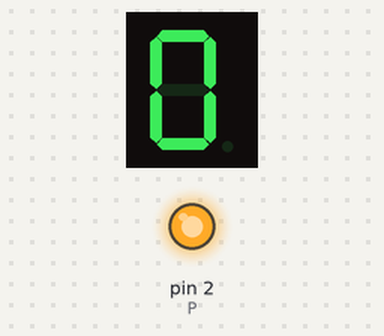
The sketch below on a simulated Arduino Uno, built with avr-gcc and run on an emulated ATmega328P. Parts: 1-digit seven-segment display, output pins drawn as LEDs (lit = HIGH). Wiring (inferred from the names in the program): 1-digit 7-segment display, segments lit when LOW: segments pin 3, pin 4, pin 5, pin 7, pin 6, pin 9, pin 8. The segment pins are drawn as the display they are named for; pins used as bus, display or sensor lines are not drawn.

Above: at 1.7 s.
At 8.7 s:
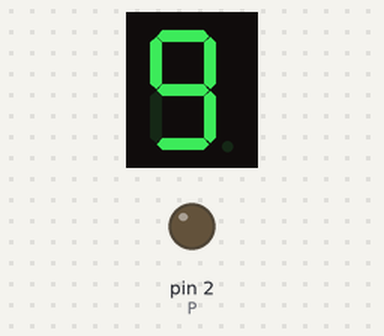
At 20.0 s:
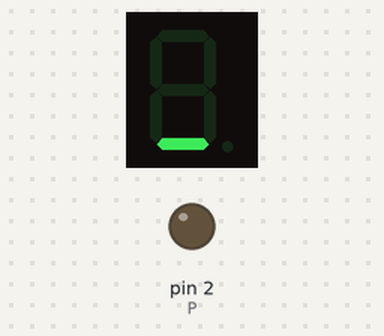
At 38.75 s:
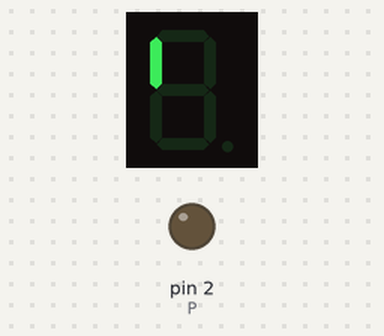
Timing chart, 0 to 40.0 s (numbered marks = the images above):
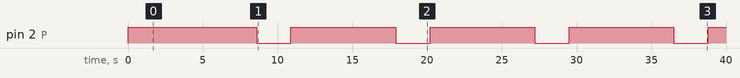

Measured:
- by itself, pin 2 (P): alternates HIGH for 7.0 s and LOW for 2.3 s
- what the display in image 0 shows lasts 0.7 s, from 1.6 s to 2.3 s
- what the display in image 1 shows lasts 1.4 s, from 7.9 s to 9.3 s

The sketch:

NUMPATH.ino
```cpp
int a = 3;
int b = 4;
int c = 5;
int d = 7;
int e = 6;
int f = 9;
int g = 8;
int P = 2;
void setup() {
  pinMode(a, OUTPUT);
  pinMode(b, OUTPUT);
  pinMode(c, OUTPUT);
  pinMode(d, OUTPUT);
  pinMode(e, OUTPUT);
  pinMode(f, OUTPUT);
  pinMode(g, OUTPUT);
  pinMode(P, OUTPUT);
  digitalWrite(a, HIGH);
  digitalWrite(b, HIGH);
  digitalWrite(c, HIGH);
  digitalWrite(d, HIGH);
  digitalWrite(e, HIGH);
  digitalWrite(f, HIGH);
  digitalWrite(g, HIGH);
  digitalWrite(P, HIGH);


}
void loop() {

  //SECUENCIA
  digitalWrite(a, LOW);
  digitalWrite(b, HIGH);
  digitalWrite(c, HIGH);
  digitalWrite(d, HIGH);
  digitalWrite(e, HIGH);
  digitalWrite(f, HIGH);
  digitalWrite(g, HIGH);
  delay (50);

  digitalWrite(a, HIGH);
  digitalWrite(b, LOW);
  digitalWrite(c, HIGH);
  digitalWrite(d, HIGH);
  digitalWrite(e, HIGH);
  digitalWrite(f, HIGH);
  digitalWrite(g, HIGH);
  delay (50);

  digitalWrite(a, HIGH);
  digitalWrite(b, HIGH);
  digitalWrite(c, LOW);
  digitalWrite(d, HIGH);
  digitalWrite(e, HIGH);
  digitalWrite(f, HIGH);
  digitalWrite(g, HIGH);
  delay (50);

  digitalWrite(a, HIGH);
  digitalWrite(b, HIGH);
  digitalWrite(c, HIGH);
  digitalWrite(d, LOW);
  digitalWrite(e, HIGH);
  digitalWrite(f, HIGH);
  digitalWrite(g, HIGH);
  delay (100);

  digitalWrite(a, HIGH);
  digitalWrite(b, HIGH);
  digitalWrite(c, HIGH);
  digitalWrite(d, HIGH);
  digitalWrite(e, LOW);
  digitalWrite(f, HIGH);
  digitalWrite(g, HIGH);
  delay (50);

  digitalWrite(a, HIGH);
  digitalWrite(b, HIGH);
  digitalWrite(c, HIGH);
  digitalWrite(d, HIGH);
  digitalWrite(e, HIGH);
  digitalWrite(f, LOW);
  digitalWrite(g, HIGH);
  delay (50);

  digitalWrite(a, HIGH);
  digitalWrite(b, HIGH);
  digitalWrite(c, HIGH);
  digitalWrite(d, HIGH);
  digitalWrite(e, HIGH);
  digitalWrite(f, LOW);
  digitalWrite(g, HIGH);
  delay (50);

  //SECUENCIA
  digitalWrite(a, LOW);
  digitalWrite(b, HIGH);
  digitalWrite(c, HIGH);
  digitalWrite(d, HIGH);
  digitalWrite(e, HIGH);
  digitalWrite(f, HIGH);
  digitalWrite(g, HIGH);
  delay (50);

  digitalWrite(a, HIGH);
  digitalWrite(b, LOW);
  digitalWrite(c, HIGH);
  digitalWrite(d, HIGH);
  digitalWrite(e, HIGH);
  digitalWrite(f, HIGH);
  digitalWrite(g, HIGH);
  delay (50);

  digitalWrite(a, HIGH);
  digitalWrite(b, HIGH);
  digitalWrite(c, LOW);
  digitalWrite(d, HIGH);
  digitalWrite(e, HIGH);
  digitalWrite(f, HIGH);
  digitalWrite(g, HIGH);
  delay (50);

  digitalWrite(a, HIGH);
  digitalWrite(b, HIGH);
  digitalWrite(c, HIGH);
  digitalWrite(d, LOW);
  digitalWrite(e, HIGH);
  digitalWrite(f, HIGH);
  digitalWrite(g, HIGH);
  delay (100);

  digitalWrite(a, HIGH);
  digitalWrite(b, HIGH);
  digitalWrite(c, HIGH);
  digitalWrite(d, HIGH);
  digitalWrite(e, LOW);
  digitalWrite(f, HIGH);
  digitalWrite(g, HIGH);
  delay (50);

  digitalWrite(a, HIGH);
  digitalWrite(b, HIGH);
  digitalWrite(c, HIGH);
  digitalWrite(d, HIGH);
  digitalWrite(e, HIGH);
  digitalWrite(f, LOW);
  digitalWrite(g, HIGH);
  delay (50);

  digitalWrite(a, HIGH);
  digitalWrite(b, HIGH);
  digitalWrite(c, HIGH);
  digitalWrite(d, HIGH);
  digitalWrite(e, HIGH);
  digitalWrite(f, LOW);
  digitalWrite(g, HIGH);
  delay (50);

  //SECUENCIA
  digitalWrite(a, LOW);
  digitalWrite(b, HIGH);
  digitalWrite(c, HIGH);
  digitalWrite(d, HIGH);
  digitalWrite(e, HIGH);
  digitalWrite(f, HIGH);
  digitalWrite(g, HIGH);
  delay (50);

  digitalWrite(a, HIGH);
  digitalWrite(b, LOW);
  digitalWrite(c, HIGH);
  digitalWrite(d, HIGH);
  digitalWrite(e, HIGH);
  digitalWrite(f, HIGH);
  digitalWrite(g, HIGH);
  delay (50);

  digitalWrite(a, HIGH);
  digitalWrite(b, HIGH);
  digitalWrite(c, LOW);
  digitalWrite(d, HIGH);
  digitalWrite(e, HIGH);
  digitalWrite(f, HIGH);
  digitalWrite(g, HIGH);
  delay (50);

  digitalWrite(a, HIGH);
  digitalWrite(b, HIGH);
  digitalWrite(c, HIGH);
  digitalWrite(d, LOW);
  digitalWrite(e, HIGH);
  digitalWrite(f, HIGH);
  digitalWrite(g, HIGH);
  delay (100);

  digitalWrite(a, HIGH);
  digitalWrite(b, HIGH);
  digitalWrite(c, HIGH);
  digitalWrite(d, HIGH);
  digitalWrite(e, LOW);
  digitalWrite(f, HIGH);
  digitalWrite(g, HIGH);
  delay (50);

  digitalWrite(a, HIGH);
  digitalWrite(b, HIGH);
  digitalWrite(c, HIGH);
  digitalWrite(d, HIGH);
  digitalWrite(e, HIGH);
  digitalWrite(f, LOW);
  digitalWrite(g, HIGH);
  delay (50);

  digitalWrite(a, HIGH);
  digitalWrite(b, HIGH);
  digitalWrite(c, HIGH);
  digitalWrite(d, HIGH);
  digitalWrite(e, HIGH);
  digitalWrite(f, LOW);
  digitalWrite(g, HIGH);
  delay (50);

  //SECUENCIA
  digitalWrite(a, LOW);
  digitalWrite(b, HIGH);
  digitalWrite(c, HIGH);
  digitalWrite(d, HIGH);
  digitalWrite(e, HIGH);
  digitalWrite(f, HIGH);
  digitalWrite(g, HIGH);
  delay (50);

  digitalWrite(a, HIGH);
  digitalWrite(b, LOW);
  digitalWrite(c, HIGH);
  digitalWrite(d, HIGH);
  digitalWrite(e, HIGH);
  digitalWrite(f, HIGH);
  digitalWrite(g, HIGH);
  delay (50);

  digitalWrite(a, HIGH);
  digitalWrite(b, HIGH);
  digitalWrite(c, LOW);
  digitalWrite(d, HIGH);
  digitalWrite(e, HIGH);
  digitalWrite(f, HIGH);
  digitalWrite(g, HIGH);
  delay (50);

  digitalWrite(a, HIGH);
  digitalWrite(b, HIGH);
  digitalWrite(c, HIGH);
  digitalWrite(d, LOW);
  digitalWrite(e, HIGH);
  digitalWrite(f, HIGH);
  digitalWrite(g, HIGH);
  delay (100);

  digitalWrite(a, HIGH);
  digitalWrite(b, HIGH);
  digitalWrite(c, HIGH);
  digitalWrite(d, HIGH);
  digitalWrite(e, LOW);
  digitalWrite(f, HIGH);
  digitalWrite(g, HIGH);
  delay (50);

  digitalWrite(a, HIGH);
  digitalWrite(b, HIGH);
  digitalWrite(c, HIGH);
  digitalWrite(d, HIGH);
  digitalWrite(e, HIGH);
  digitalWrite(f, LOW);
  digitalWrite(g, HIGH);
  delay (50);

  digitalWrite(a, HIGH);
  digitalWrite(b, HIGH);
  digitalWrite(c, HIGH);
  digitalWrite(d, HIGH);
  digitalWrite(e, HIGH);
  digitalWrite(f, LOW);
  digitalWrite(g, HIGH);
  delay (50);

  //CERO
  digitalWrite(a, LOW);
  digitalWrite(b, LOW);
  digitalWrite(c, LOW);
  digitalWrite(d, LOW);
  digitalWrite(e, LOW);
  digitalWrite(f, LOW);
  digitalWrite(g, HIGH);
  digitalWrite(P, HIGH);

  delay (700);

  //UNO
  digitalWrite(a, HIGH);
  digitalWrite(b, LOW);
  digitalWrite(c, LOW);
  digitalWrite(d, HIGH);
  digitalWrite(e, HIGH);
  digitalWrite(f, HIGH);
  digitalWrite(g, HIGH);
  delay (700);

  //DOS
  digitalWrite(a, LOW);
  digitalWrite(b, LOW);
  digitalWrite(c, HIGH);
  digitalWrite(d, LOW);
  digitalWrite(e, LOW);
  digitalWrite(f, HIGH);
  digitalWrite(g, LOW);
  delay (700);

  //TRES
  digitalWrite(a, LOW);
  digitalWrite(b, LOW);
  digitalWrite(c, LOW);
  digitalWrite(d, LOW);
  digitalWrite(e, HIGH);
  digitalWrite(f, HIGH);
  digitalWrite(g, LOW);
  delay (700);

  //CUATRO
  digitalWrite(a, HIGH);
  digitalWrite(b, LOW);
  digitalWrite(c, LOW);
  digitalWrite(d, HIGH);
  digitalWrite(e, HIGH);
  digitalWrite(f, LOW);
  digitalWrite(g, LOW);
  delay (700);

  //CINCO5
  digitalWrite(a, LOW);
  digitalWrite(b, HIGH);
  digitalWrite(c, LOW);
  digitalWrite(d, LOW);
  digitalWrite(e, HIGH);
  digitalWrite(f, LOW);
  digitalWrite(g, LOW);
  delay (700);

  //SEIS
  digitalWrite(a, LOW);
  digitalWrite(b, HIGH);
  digitalWrite(c, LOW);
  digitalWrite(d, LOW);
  digitalWrite(e, LOW);
  digitalWrite(f, LOW);
  digitalWrite(g, LOW);
  delay (700);

  //SIETE
  digitalWrite(a, LOW);
  digitalWrite(b, LOW);
  digitalWrite(c, LOW);
  digitalWrite(d, HIGH);
  digitalWrite(e, HIGH);
  digitalWrite(f, HIGH);
  digitalWrite(g, HIGH);
  delay (700);

  //OCHO
  digitalWrite(a, LOW);
  digitalWrite(b, LOW);
  digitalWrite(c, LOW);
  digitalWrite(d, LOW);
  digitalWrite(e, LOW);
  digitalWrite(f, LOW);
  digitalWrite(g, LOW);
  delay (700);

  //NUEVE
  digitalWrite(a, LOW);
  digitalWrite(b, LOW);
  digitalWrite(c, LOW);
  digitalWrite(d, LOW);
  digitalWrite(e, HIGH);
  digitalWrite(f, LOW);
  digitalWrite(g, LOW);
  delay (700);

  //Punto
  digitalWrite(P, LOW);
  delay (700);
}
```
